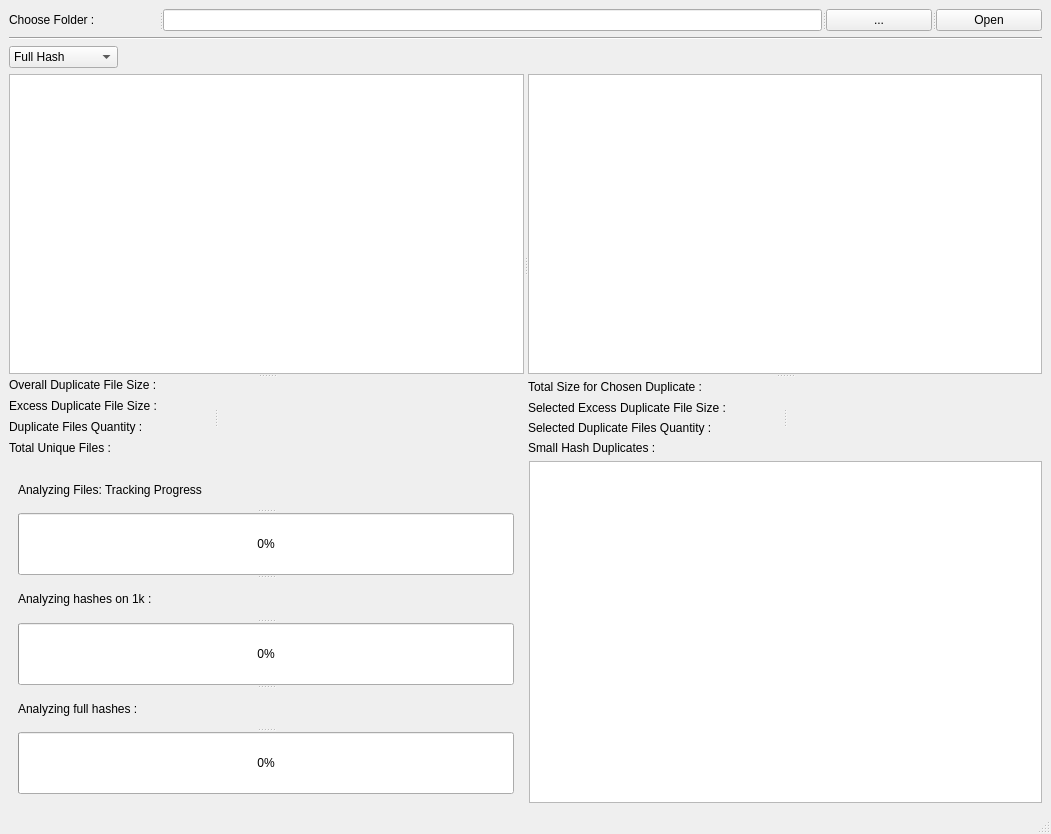
<?xml version="1.0" encoding="UTF-8"?>
<ui version="4.0">
 <class>MainWindow</class>
 <widget class="QMainWindow" name="MainWindow">
  <property name="geometry">
   <rect>
    <x>0</x>
    <y>0</y>
    <width>1051</width>
    <height>834</height>
   </rect>
  </property>
  <property name="windowTitle">
   <string>Duplicate Checker</string>
  </property>
  <widget class="QWidget" name="centralwidget">
   <layout class="QGridLayout" name="gridLayout">
    <item row="0" column="0" colspan="2">
     <widget class="QSplitter" name="splitter_4">
      <property name="orientation">
       <enum>Qt::Horizontal</enum>
      </property>
      <widget class="QLabel" name="label_17">
       <property name="maximumSize">
        <size>
         <width>150</width>
         <height>16777215</height>
        </size>
       </property>
       <property name="text">
        <string>Choose Folder : </string>
       </property>
      </widget>
      <widget class="QLineEdit" name="folderEdit"/>
      <widget class="QToolButton" name="folderButton">
       <property name="maximumSize">
        <size>
         <width>106</width>
         <height>16777215</height>
        </size>
       </property>
       <property name="text">
        <string>...</string>
       </property>
       <property name="shortcut">
        <string>Ctrl+O</string>
       </property>
      </widget>
      <widget class="QPushButton" name="openButton">
       <property name="maximumSize">
        <size>
         <width>106</width>
         <height>16777215</height>
        </size>
       </property>
       <property name="text">
        <string>Open</string>
       </property>
       <property name="shortcut">
        <string>Return</string>
       </property>
      </widget>
     </widget>
    </item>
    <item row="4" column="0">
     <widget class="QWidget" name="visualizationView" native="true">
      <property name="sizePolicy">
       <sizepolicy hsizetype="Expanding" vsizetype="Expanding">
        <horstretch>0</horstretch>
        <verstretch>0</verstretch>
       </sizepolicy>
      </property>
      <layout class="QGridLayout" name="gridLayout_2">
       <item row="0" column="0">
        <widget class="QSplitter" name="splitter_8">
         <property name="orientation">
          <enum>Qt::Vertical</enum>
         </property>
         <widget class="QLabel" name="label_9">
          <property name="text">
           <string>Analyzing Files: Tracking Progress</string>
          </property>
         </widget>
         <widget class="QProgressBar" name="progressBar_1">
          <property name="value">
           <number>0</number>
          </property>
         </widget>
         <widget class="QLabel" name="label_10">
          <property name="text">
           <string>Analyzing hashes on 1k :</string>
          </property>
         </widget>
         <widget class="QProgressBar" name="progressBar_2">
          <property name="value">
           <number>0</number>
          </property>
         </widget>
         <widget class="QLabel" name="label_11">
          <property name="text">
           <string>Analyzing full hashes : </string>
          </property>
         </widget>
         <widget class="QProgressBar" name="progressBar_3">
          <property name="value">
           <number>0</number>
          </property>
         </widget>
        </widget>
       </item>
      </layout>
     </widget>
    </item>
    <item row="2" column="0">
     <widget class="QSplitter" name="splitter_7">
      <property name="orientation">
       <enum>Qt::Horizontal</enum>
      </property>
      <widget class="QComboBox" name="comboBox">
       <property name="maximumSize">
        <size>
         <width>109</width>
         <height>16777215</height>
        </size>
       </property>
       <item>
        <property name="text">
         <string>Full Hash</string>
        </property>
       </item>
       <item>
        <property name="text">
         <string>Hash on 1k</string>
        </property>
       </item>
      </widget>
     </widget>
    </item>
    <item row="1" column="0" colspan="2">
     <widget class="Line" name="line">
      <property name="orientation">
       <enum>Qt::Horizontal</enum>
      </property>
     </widget>
    </item>
    <item row="4" column="1">
     <widget class="QTableView" name="duplicatesView_3">
      <property name="minimumSize">
       <size>
        <width>0</width>
        <height>300</height>
       </size>
      </property>
      <property name="sortingEnabled">
       <bool>true</bool>
      </property>
     </widget>
    </item>
    <item row="3" column="0" colspan="2">
     <widget class="QSplitter" name="splitter_6">
      <property name="orientation">
       <enum>Qt::Horizontal</enum>
      </property>
      <widget class="QSplitter" name="splitter_2">
       <property name="orientation">
        <enum>Qt::Vertical</enum>
       </property>
       <widget class="QTableView" name="allFilesView">
        <property name="minimumSize">
         <size>
          <width>0</width>
          <height>300</height>
         </size>
        </property>
        <property name="editTriggers">
         <set>QAbstractItemView::EditKeyPressed</set>
        </property>
        <property name="gridStyle">
         <enum>Qt::DashDotDotLine</enum>
        </property>
        <property name="sortingEnabled">
         <bool>true</bool>
        </property>
       </widget>
       <widget class="QSplitter" name="splitter">
        <property name="orientation">
         <enum>Qt::Horizontal</enum>
        </property>
        <widget class="QWidget" name="layoutWidget">
         <layout class="QVBoxLayout" name="verticalLayout_2" stretch="0,0,0,0">
          <property name="spacing">
           <number>7</number>
          </property>
          <property name="sizeConstraint">
           <enum>QLayout::SetMinAndMaxSize</enum>
          </property>
          <property name="bottomMargin">
           <number>0</number>
          </property>
          <item>
           <widget class="QLabel" name="label">
            <property name="sizePolicy">
             <sizepolicy hsizetype="Expanding" vsizetype="Preferred">
              <horstretch>0</horstretch>
              <verstretch>0</verstretch>
             </sizepolicy>
            </property>
            <property name="maximumSize">
             <size>
              <width>205</width>
              <height>16777215</height>
             </size>
            </property>
            <property name="text">
             <string>Overall Duplicate File Size :</string>
            </property>
           </widget>
          </item>
          <item>
           <widget class="QLabel" name="label_4">
            <property name="maximumSize">
             <size>
              <width>205</width>
              <height>16777215</height>
             </size>
            </property>
            <property name="text">
             <string>Excess Duplicate File Size :</string>
            </property>
           </widget>
          </item>
          <item>
           <widget class="QLabel" name="label_2">
            <property name="maximumSize">
             <size>
              <width>205</width>
              <height>16777215</height>
             </size>
            </property>
            <property name="text">
             <string>Duplicate Files Quantity :</string>
            </property>
           </widget>
          </item>
          <item>
           <widget class="QLabel" name="label_3">
            <property name="maximumSize">
             <size>
              <width>205</width>
              <height>16777215</height>
             </size>
            </property>
            <property name="text">
             <string>Total Unique Files : </string>
            </property>
           </widget>
          </item>
         </layout>
        </widget>
        <widget class="QWidget" name="layoutWidget">
         <layout class="QVBoxLayout" name="verticalLayout_5">
          <item>
           <widget class="QLabel" name="total_size">
            <property name="text">
             <string/>
            </property>
           </widget>
          </item>
          <item>
           <widget class="QLabel" name="total_duplicate_size">
            <property name="text">
             <string/>
            </property>
           </widget>
          </item>
          <item>
           <widget class="QLabel" name="total_files">
            <property name="text">
             <string/>
            </property>
           </widget>
          </item>
          <item>
           <widget class="QLabel" name="total_unique_files">
            <property name="text">
             <string/>
            </property>
           </widget>
          </item>
         </layout>
        </widget>
       </widget>
      </widget>
      <widget class="QSplitter" name="splitter_5">
       <property name="orientation">
        <enum>Qt::Vertical</enum>
       </property>
       <widget class="QTableView" name="duplicatesView">
        <property name="minimumSize">
         <size>
          <width>0</width>
          <height>300</height>
         </size>
        </property>
        <property name="sortingEnabled">
         <bool>true</bool>
        </property>
       </widget>
       <widget class="QSplitter" name="splitter_3">
        <property name="orientation">
         <enum>Qt::Horizontal</enum>
        </property>
        <widget class="QWidget" name="layoutWidget">
         <layout class="QVBoxLayout" name="verticalLayout">
          <property name="sizeConstraint">
           <enum>QLayout::SetMinAndMaxSize</enum>
          </property>
          <item>
           <widget class="QLabel" name="label_5">
            <property name="sizePolicy">
             <sizepolicy hsizetype="Expanding" vsizetype="Expanding">
              <horstretch>0</horstretch>
              <verstretch>0</verstretch>
             </sizepolicy>
            </property>
            <property name="maximumSize">
             <size>
              <width>222</width>
              <height>16777215</height>
             </size>
            </property>
            <property name="text">
             <string>Total Size for Chosen Duplicate : </string>
            </property>
           </widget>
          </item>
          <item>
           <widget class="QLabel" name="label_6">
            <property name="sizePolicy">
             <sizepolicy hsizetype="Expanding" vsizetype="Preferred">
              <horstretch>0</horstretch>
              <verstretch>0</verstretch>
             </sizepolicy>
            </property>
            <property name="maximumSize">
             <size>
              <width>255</width>
              <height>16777215</height>
             </size>
            </property>
            <property name="text">
             <string>Selected Excess Duplicate File Size :</string>
            </property>
           </widget>
          </item>
          <item>
           <widget class="QLabel" name="label_7">
            <property name="sizePolicy">
             <sizepolicy hsizetype="Expanding" vsizetype="Preferred">
              <horstretch>0</horstretch>
              <verstretch>0</verstretch>
             </sizepolicy>
            </property>
            <property name="maximumSize">
             <size>
              <width>240</width>
              <height>16777215</height>
             </size>
            </property>
            <property name="text">
             <string>Selected Duplicate Files Quantity :</string>
            </property>
           </widget>
          </item>
          <item>
           <widget class="QLabel" name="label_8">
            <property name="maximumSize">
             <size>
              <width>180</width>
              <height>16777215</height>
             </size>
            </property>
            <property name="text">
             <string>Small Hash Duplicates :</string>
            </property>
           </widget>
          </item>
         </layout>
        </widget>
        <widget class="QWidget" name="layoutWidget">
         <layout class="QVBoxLayout" name="verticalLayout_6">
          <item>
           <widget class="QLabel" name="total_size_single">
            <property name="text">
             <string/>
            </property>
           </widget>
          </item>
          <item>
           <widget class="QLabel" name="total_duplicate_size_single">
            <property name="text">
             <string/>
            </property>
           </widget>
          </item>
          <item>
           <widget class="QLabel" name="total_files_single">
            <property name="text">
             <string/>
            </property>
           </widget>
          </item>
          <item>
           <widget class="QLabel" name="small_hash_count">
            <property name="text">
             <string/>
            </property>
           </widget>
          </item>
         </layout>
        </widget>
       </widget>
      </widget>
     </widget>
    </item>
   </layout>
  </widget>
  <widget class="QMenuBar" name="menubar">
   <property name="geometry">
    <rect>
     <x>0</x>
     <y>0</y>
     <width>1051</width>
     <height>22</height>
    </rect>
   </property>
  </widget>
  <widget class="QStatusBar" name="statusbar"/>
 </widget>
 <resources/>
 <connections/>
</ui>
